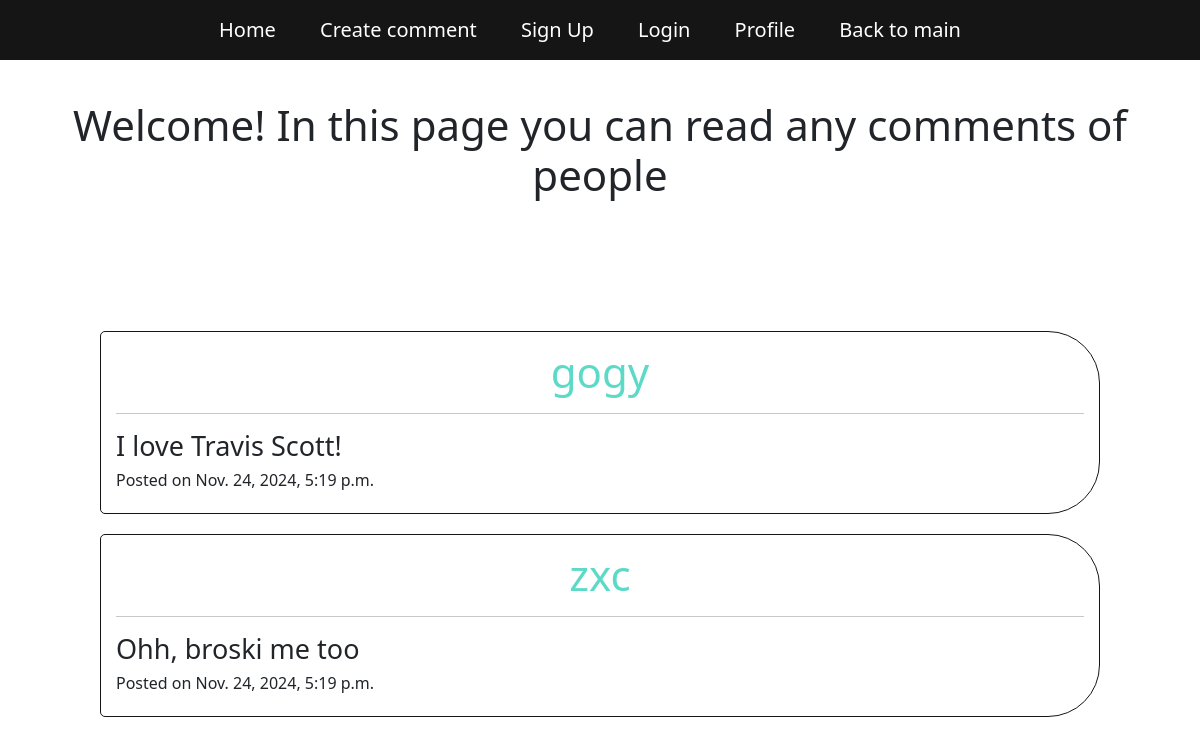
The app's page /forum/ with its own data.
### forum/models.py (models this page shows, shortened)
class Comment(models.Model):
    user = models.ForeignKey(User, on_delete=models.CASCADE, null=True)
    text = models.TextField(null=True, blank=True)
    created_at = models.DateTimeField(auto_now_add=True)

### forum/views.py (the view)
# urls.py: path('', index, name='home'),
def index(request):
    comments = Comment.objects.all()
    return render(request, 'forum/index.html', {'comments': comments})

### forum/jinja2.py (called while the page is built)
def environment(**options):
    env = Environment(**options)
    return env

### forum/templates/forum/index.html (shortened to what this page needs)
{% extends 'forum/base.html' %}
{% block content %}
    <h1>Welcome! In this page you can read any comments of people</h1>
    <div class="info">
      {% for comment in comments %}
      <div class="comment">
            <h2>{{ comment.user }}</h2>
          <hr>
            <h4>{{ comment.text }}</h4>
            <h6>Posted on {{ comment.created_at }}</h6>
      </div>
      {% endfor %}
    </div>
{% endblock %}

### forum/static/forum/css/style.css (style rules this page uses)
* { padding: 0; margin: 0; outline: none; }
:root { --primary-color: rgba(21, 21, 21, 0.24); --second-color: #5ddac7; --black--color: #151515; --error-color: #e50000; }
.info { margin-top: 30px; padding: 100px; }
.info .comment { border: var(--black--color) solid 1px; padding: 15px; margin-bottom: 20px; border-radius: 5px 52px 52px 5px; word-wrap: break-word; word-break: break-word; }
h2 { text-align: center; font-size: 42px; color: var(--second-color) }
h4 { font-size: 27px; }
h1 { text-align: center; font-size: 42px; margin-top: 40px; }

### records on screen
Comment: user "gogy", text "I love Travis Scott!", created_at "Nov. 24, 2024, 5:19 p.m."
Comment: user "zxc", text "Ohh, broski me too", created_at "Nov. 24, 2024, 5:19 p.m."
